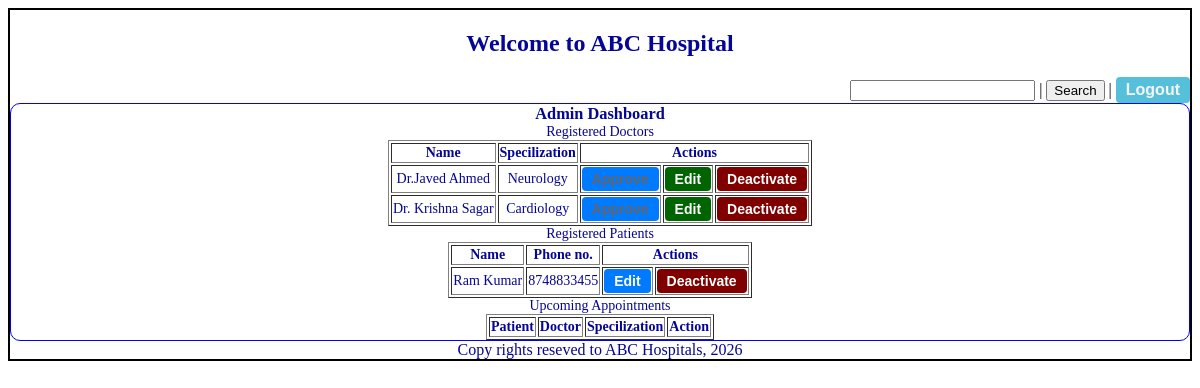
The app's page /admin (signed in) with its own data.
### models.py (models this page shows)
class Dr_Profile(db.Model):
    __tablename__='dr_profile'
    id=db.Column(db.Integer,primary_key=True)
    dr_id=db.Column(db.Integer,db.ForeignKey('user_credentials.id'),nullable=False) #linking child to parent
    full_name=db.Column(db.String,nullable=False)
    address=db.Column(db.String,nullable=False)
    spl=db.Column(db.String,nullable=False)
    exp=db.Column(db.Float,nullable=False)
    phno=db.Column(db.String,nullable=False)
    status=db.Column(db.Integer,nullable=False,default=0) #0-register, 1-approved, 2-deactivated

class Pt_Profile(db.Model):
    __tablename__='pt_profile'
    id=db.Column(db.Integer,primary_key=True)
    pt_id=db.Column(db.Integer,db.ForeignKey('user_credentials.id'),nullable=False) #linking child to parent
    full_name=db.Column(db.String,nullable=False)
    address=db.Column(db.String,nullable=False)
    phno=db.Column(db.String,nullable=False)
    status=db.Column(db.Integer,nullable=False,default=0) #0-register, 1-deactivated

### controller.py (the view)
@app.route("/admin")
@login_required
def admin_dashboard():
    dt_data=get_all_drs()
    pt_data=get_all_pts()
    return render_template("admin_dashboard.html",dr_data=dt_data, pt_data=pt_data)

### app.py (called while the page is built)
@login_manager.user_loader
def load_user(user_id):
    return User_Credentials.query.get(int(user_id))

### controller.py (called while the page is built)
def get_all_drs():
    dr_data=db.session.query(Dr_Profile).filter().all()
    return dr_data

def get_all_pts():
    pt_data=db.session.query(Pt_Profile).filter().all()
    return pt_data

### templates/admin_dashboard.html (shortened to what this page needs)
{% extends "base.html" %}
{% block content %}
    <div class="dashboard-form">
        <form>
        <h3 class="center">Admin Dashboard</h3>
        <table class="center" name="Doctors" border="1">
        <caption>Registered Doctors</caption>
        <tr><th>Name</th><th>Specilization</th><th colspan="3">Actions</th></tr>
        {% for d in dr_data %}
            <tr><td>{{d.full_name}}</td><td>{{d.spl}}</td><td><a href="/approve_dr?dr_id={{d.dr_id}}" class='btn-link {% if d.status == 1 %} disabled-link {% endif %}' >Approve</a></td><td><a href="/ed_dr?dr_id={{d.dr_id}}" class='btn-link btn-done'>Edit</a></td><td><a href="#" class='btn-link btn-danger'>Deactivate</a></td></tr>
        {% endfor %}
        </table>
        <table class="center" name="Patients" border="1">
        <caption>Registered Patients</caption>
        <tr><th>Name</th><th>Phone no.</th><th colspan="2">Actions</th></tr>
        {% for p in pt_data %}
            <tr><td>{{p.full_name}}</td><td>{{p.phno}}</td><td><a href="#" class='btn-link'>Edit</a></td><td><a href="#" class='btn-link btn-danger'>Deactivate</a></td></tr>
        {% endfor %}
        </table>
        <table class="center" name="Appointments" border="1">
        <caption>Upcoming Appointments</caption>
        <tr><th>Patient</th><th>Doctor</th><th>Specilization</th><th>Action</th></tr>
        </table>
        </form>
    </div>
{% endblock %}

### static/main.css (style rules this page uses)
.center { text-align: center; margin: auto; color: rgb(5,5,150) }
.dashboard-form { border: 1px solid blue; margin: auto; border-radius: 10px; font-size: 14px; }
.btn-link { display: inline-block; padding: 4px 10px; text-decoration: none; font-family: sans-serif; font-weight: bold; background-color: #007bff; color: #ffffff; border-radius: 4px; transition: background-color 0.2s ease; cursor: pointer; }
.btn-danger { background-color: maroon; color: #ffffff; border-radius: 4px; }
.btn-done { background-color: darkgreen; color: #ffffff; border-radius: 4px; }
.disabled-link { color: #65666a; pointer-events: none; cursor: default; text-decoration: none; }

### records on screen
Dr_Profile: full_name "Dr.Javed Ahmed", spl "Neurology"
Dr_Profile: full_name "Dr. Krishna Sagar", spl "Cardiology"
Pt_Profile: full_name "Ram Kumar", phno "8748833455"
